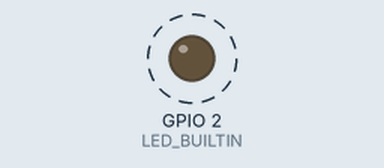
Bench run of a sketch on a simulated ESP32. On the bench: output pins drawn as LEDs (lit = HIGH). Dashed ring = blinking. EEPROM starts erased; USB keyboard and mouse output is not drawn; what the sketch prints to the serial monitor is not drawn.

Above: at 15.8 s.
Timing chart, 0 to 18.6 s (numbered marks = the images above):
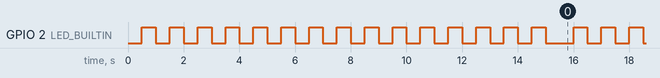

Measured:
- by itself, GPIO 2 (LED_BUILTIN): goes 14 × (LOW 0.50 s, HIGH 0.50 s), LOW 1.0 s, 113 × (HIGH 0.50 s, LOW 0.50 s), HIGH 0.50 s, then LOW

The sketch:

ESP32_Autoclicker_BLE.ino
```cpp
#include <EEPROM.h>
#include <BleMouse.h>

BleMouse bleMouse;

int interval_time;

bool setup_complete = false;
unsigned long starttime, endtime;

void setup() {
  EEPROM.begin(16);
  delay(500);
  Serial.begin(115200);
  pinMode(LED_BUILTIN, OUTPUT);
  interval_time = EEPROM.readInt(2); //read saved click interval
  if (interval_time < 200) { // if first time programmed, set clickspeed to 500
    interval_time = 500;
  }
  setup_Webserver();

  starttime = millis();
  endtime = starttime;
  while ((endtime - starttime) <= 15000) // ACTIVATE WIFI
  {
    Webserver_loop();
    endtime = millis();
    delay(1);
    click_mouse();
  }
  digitalWrite(LED_BUILTIN, LOW);
  webserver_stop();  //stop wifi

  delay(100);
  setup_complete = true;
  bleMouse.begin();  // start Bluetooth
}

void loop() {  //run on core 1
  if (bleMouse.isConnected()) {
    click_mouse();
  }
}

void click_mouse() {

  //This is basically blink without delay

  unsigned long currentMillis = millis();
  static unsigned long previousMillis = 0;
  if (currentMillis - previousMillis >= interval_time) {
    previousMillis = currentMillis;
    digitalWrite(LED_BUILTIN, !digitalRead(LED_BUILTIN)); //toggle led
    if (setup_complete == true) {   //only use bluetooth if setup via WiFi is complete
      bleMouse.click(MOUSE_LEFT);
      Serial.println("click with mouse");
    }
    else {
      Serial.println("Blink led, without mouse click");
    }
  }
}
```

webserver.ino
```cpp
#include <DNSServer.h>
#include <WiFi.h>
#include <ESPAsyncWebServer.h>

DNSServer dnsServer;
AsyncWebServer server(80);

#define AP_SSID "AutoClicker_Setup_12345678"
#define AP_password "12345678"

class CaptiveRequestHandler : public AsyncWebHandler {
  public:
    CaptiveRequestHandler() {}
    virtual ~CaptiveRequestHandler() {}

    bool canHandle(AsyncWebServerRequest *request) {
      return true;
    }

    void handleRequest(AsyncWebServerRequest *request) {

      // Stream response (build)
      AsyncResponseStream *response = request->beginResponseStream("text/html");

      // handle POST


      int paramsNr = request->params();
      for (int i = 0; i < paramsNr; i++) {
        AsyncWebParameter* p = request->getParam(i);
        if (p->name() == "clickspeed") {
          interval_time = p->value().toInt();
          EEPROM.writeInt(2, interval_time);
          EEPROM.commit();
        }
      }

      starttime = millis(); // keep wifi connected
      endtime = starttime;

      // START HTML Page

      response->print(F("<!DOCTYPE html><html><head>"));
      response->print(F("<meta charset=\"utf-8\"><meta http-equiv=\"X-UA-Compatible\" content=\"IE=edge\"><meta name=\"viewport\" content=\"width=device-width, initial-scale=1, shrink-to-fit=no\"><meta http-equiv=\"Cache-Control\" content=\"no-cache, no-store, must-revalidate\" /><meta http-equiv=\"Pragma\" content=\"no-cache\" /><meta http-equiv=\"Expires\" content=\"-1\" />"));
      response->print(F("<style>#grad1 {  height: 800px;  background-color: blue;  background-image: linear-gradient(lightgreen, green);}</style>"));
      response->print(F("<div id=\"grad1\"><center><title>AutoClicker setup page</title></head><body>"));
      response->print(F("<h1>AutoClicker setup page</h1>"));


      response->print(F("<form action='/action_page.php'>"));
      response->print(F("<br><p>Click speed"));
      response->print(F("<br>min 10 sec"));
      response->print(F("<br>max 300 milli sec</p>"));
      response->print(F("<input type='range' id='clickspeed' name='clickspeed' min='200' max='10000' value='"));

      response->print(interval_time);
      response->print(F("'><br>"));

      response->print(F("<input type='submit' value='SET'>"));
      response->print(F("</form>"));

      response->print(F("</div>"));
      response->print(F("</center></body></html>"));
      request->send(response);
    }
};

void setup_Webserver() {
  WiFi.softAP(AP_SSID, AP_password);
  dnsServer.start(53, "*", WiFi.softAPIP());
  server.addHandler(new CaptiveRequestHandler()).setFilter(ON_AP_FILTER); //only when requested from AP
  server.begin();
}

void webserver_stop() {
  server.end();
  WiFi.mode(WIFI_OFF);
}
void Webserver_loop() {
  dnsServer.processNextRequest(); //webserver loop
}
```
